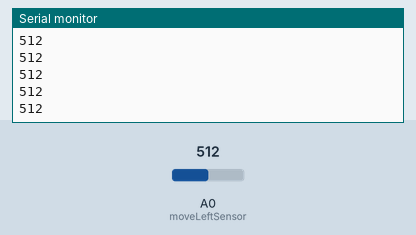
Simulated run of this sketch. Board: Arduino Leonardo, built with avr-gcc and run on an emulated ATmega32U4. Parts: the last lines printed to the serial monitor. Inputs (shaded band) come from the test bench; at power-on: A0 (moveLeftSensor) = 512.

Above: at 1.2 s.
1.3 s: A0 (moveLeftSensor) set to 716
At 1.31 s:
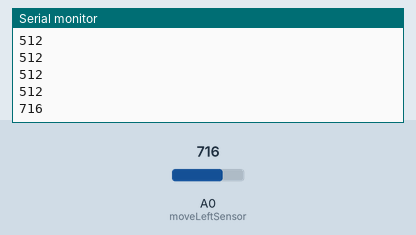
2.8 s: A0 (moveLeftSensor) set to 900
At 2.82 s:
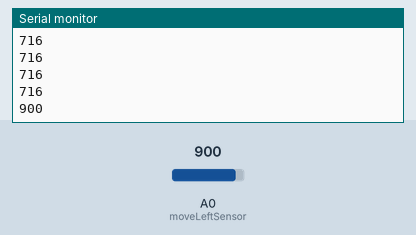
Timing chart, 0 to 5.8 s (numbered marks = the images above; inputs shaded):
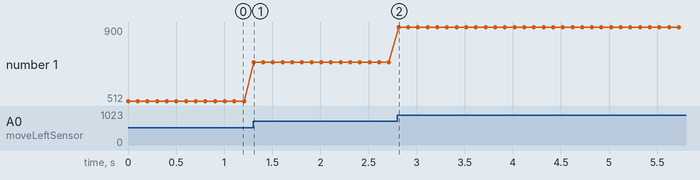

Measured:
- after the input at 1.3 s, the serial monitor: prints a new line at once (image 1)
- after the input at 2.8 s, the serial monitor: prints a new line at once (image 2)
- plotted number 1: 512 → 716 after the input at 1.3 s, 716 → 900 after the input at 2.8 s

The sketch:

MouseControlWithAnalogSensor.ino
```cpp
#include <Mouse.h>

// Add Analog Pins Here
int moveLeftSensor = A0;

// Add Variables For
int leftSensorValue = 0;  // variable to store the value coming from the sensor

void setup() {
  // declare the ledPin as an OUTPUT:
  Serial.begin(9600);
}

//Threshold for FSR
int sensorThreshold = 100;

//Threshold for Photoresistor
//int sensorThreshold = 10;

void loop() {
  // read the value from the sensor:
  leftSensorValue = analogRead(moveLeftSensor);

  // Using Force Sensitive Resistor Sensor
  if (leftSensorValue > sensorThreshold ) {
    // Move mouse three pixels to the left
    Mouse.move(-3, 0, 0);
  }

  // Using Photo Sensor
  //  if (leftSensorValue < sensorThreshold ) {
  //    // Move mouse three pixels to the left
  //    Mouse.move(-3, 0, 0);
  //  }

  // Implement Code For other Mouse Actions Here!
  //if ( > sensorThreshold) {
  //
  //}


  Serial.println(leftSensorValue);
  delay(100);
}
```
